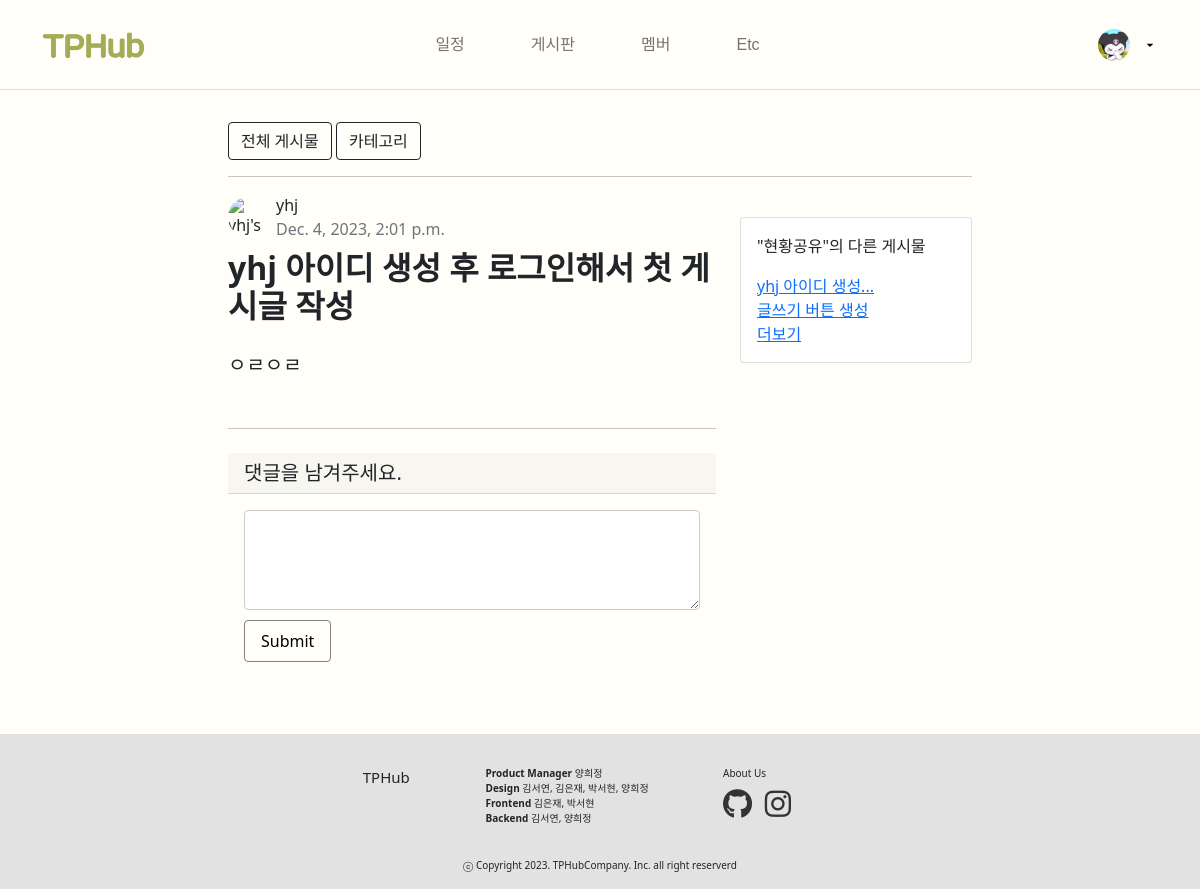
Screenshot of /board/4/ (signed in) with the database file from the repository.
### board/models.py (models this page shows, shortened)
class Post(models.Model):
    title = models.CharField(max_length=30)
    author = models.ForeignKey(User, null=True, blank=False, on_delete=models.SET_NULL)
    category = models.ForeignKey(Category, null=True, blank=False, on_delete=models.SET_NULL)
    content = models.TextField()
    file_upload = models.FileField(upload_to='blog/files/%Y/%m/%d/', blank=True)
    created_at = models.DateTimeField(auto_now_add=True)
    updated_at = models.DateTimeField(auto_now=True)
    def get_absolute_url(self):
        return f'/board/{self.pk}/'

class Category(models.Model):
    name = models.CharField(max_length=50, unique=True)
    slug = models.SlugField(max_length=200, unique=True, allow_unicode=True)
    hook_text = models.CharField(max_length=100, blank=True)
    head_image = models.ImageField(upload_to='board/category_images/%Y/%m/%d/', blank=False)
    def __str__(self):
        return self.name
    def get_absolute_url(self):
        return f'/board/category/{self.slug}'
    def get_queryset(self):
        return self.post_set.order_by('-pk')

### board/views.py (the view, shortened to what this page needs)
# urls.py: path('<int:pk>/', views.PostDetail.as_view()), # 글 상세보기
class PostDetail(LoginRequiredMixin, DetailView):
    model = Post
    def get_context_data(self, **kwargs):
        context = super(PostDetail, self).get_context_data()
        context['categories'] = Category.objects.all()
        context['comment_form'] = CommentForm
        return context

### board/templates/board/post_detail.html (shortened to what this page needs)
{% extends 'board/base.html' %}
{% block main_area %}
{% load static %}
{% load crispy_forms_tags %}
<link href="{% static 'blog/bootstrap/bootstrap.min.css' %}" rel="stylesheet" type="text/css">
<link rel="stylesheet" type="text/css" href="{% static 'board/css/comment.css' %}">
<link rel="stylesheet" type="text/css" href="{% static 'board/css/del.css' %}">
<div class="row">
    <div class="col-lg-8">
        <header class="mb-4">
            <div class="d-flex align-items-center justify-content-between mb-2">
                <div class="d-flex align-items-center">
                    <img src="{{ post.author.profile_picture.url }}" alt="{{ post.author.username }}'s profile picture"
                         class="rounded-circle" height="40" width="40">
                    <div class="ms-2">
                        <div>{{ post.author.username }}</div>
                        <div class="text-muted"> {{ post.created_at }}</div>
                    </div>
                </div>
            </div>
            <h1 class="fw-bolder mb-4" style="font-size: 2em;">{{ post.title }}</h1>
            <section class="mb-5">
                <p class="fs-5 mb-4">{{ post.content }}</p>
            </section>
        </header>
        <hr class="mb-4" style="margin-bottom: 5px;  margin-top: 30px;">
        <div id="comment-area">
            <div class="my-4">
                <h5 class="card-header"> 댓글을 남겨주세요. </h5>
                <div class="card-body">
                    {% if user.is_authenticated %}
                    <form id="comment-form" method="POST" action="{{ post.get_absolute_url }}new_comment/">
                        <div class="form-group comment-form">
                            <div>
                                <textarea name="content" cols="40" rows="3" class="textarea form-control" required=""
                                          id="id_content" style="height: 100px;"></textarea>
                            </div>
                        </div>
                        <button type="submit" class="btn btn-primary" style=" margin-top: 10px;">Submit</button>
                    </form>
                    {% else %}
                    <a role="button" class="btn btn-outline-dark btn-block btn-sm" href="#" data-toggle="modal"
                       data-target="#loginModal">
                        Log in and leave a comment
                    </a>
                    {% endif %}
                </div>
            </div>
        </div>
    </div>
    <div class="col-lg-4">
        <div class="card my-4">
            <div class="card-body">
                <p>"{{ post.category }}"의 다른 게시물</p>
                {% for category in categories %}
                {% if category == post.category %}
                <ul class="list-unstyled mb-0">
                    {% for c in category.get_queryset|slice:":3" %}
                    <li>
                        <a href="{{ c.get_absolute_url }}">
                            {{ c.title|slice:":10" }}{% if c.title|length > 10 %}...{% endif %}
                        </a>
                    </li>
                    {% endfor %}
                </ul>
                <a href="{{ category.get_absolute_url }}">더보기</a>
                {% endif %}
                {% endfor %}
            </div>
        </div>
    </div>
</div>
{% endblock %}

### board/static/board/css/comment.css (style rules this page uses)
.card-body { border: none; }
#comment-form button { background : transparent; border: 1px solid #808080; color: #000000; padding: 8px 16px; border-radius: 4px; transition: background-color 0.3s ease; }
#id_content { height: 50px; padding: 10px; border: 1px solid #ccc; }

### board/templates/board/base.html (style rules this page uses)
body { font-family: 'Pretendard-Regular', sans-serif; background-color: #FFFEF8 !important; margin-top: 20px; background: rgba(241, 246, 253); }

### landing_page/templates/landing_page/navbar.html (style rules this page uses)
a { text-decoration-line: none; color: black; }

### rows the page displays
Post: author.username "yhj", created_at "Dec. 4, 2023, 2:01 p.m.", title "yhj 아이디 생성 후 로그인해서 첫 게시글 작성", content "ㅇㄹㅇㄹ", category "현황공유", title "yhj 아이디 생성"
Post: title "글쓰기 버튼 생성"
